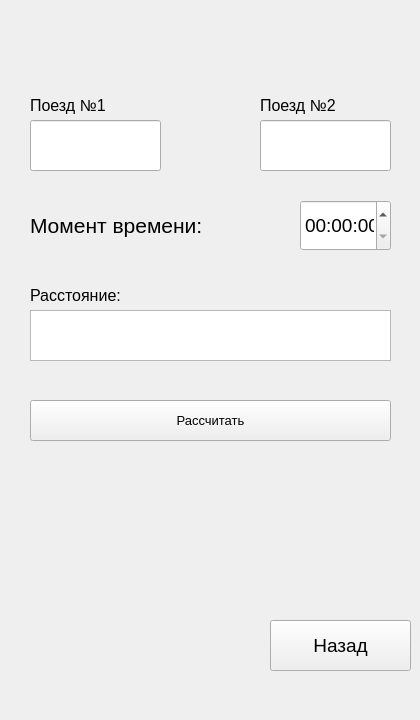
<?xml version="1.0" encoding="UTF-8"?>
<ui version="4.0">
 <class>Form</class>
 <widget class="QWidget" name="Form">
  <property name="geometry">
   <rect>
    <x>0</x>
    <y>0</y>
    <width>420</width>
    <height>720</height>
   </rect>
  </property>
  <property name="windowTitle">
   <string>Расстояние</string>
  </property>
  <widget class="QLineEdit" name="Train1">
   <property name="geometry">
    <rect>
     <x>30</x>
     <y>120</y>
     <width>131</width>
     <height>51</height>
    </rect>
   </property>
   <property name="font">
    <font>
     <pointsize>12</pointsize>
    </font>
   </property>
  </widget>
  <widget class="QLineEdit" name="Train2">
   <property name="geometry">
    <rect>
     <x>260</x>
     <y>120</y>
     <width>131</width>
     <height>51</height>
    </rect>
   </property>
   <property name="font">
    <font>
     <pointsize>12</pointsize>
    </font>
   </property>
  </widget>
  <widget class="QLabel" name="label">
   <property name="geometry">
    <rect>
     <x>30</x>
     <y>90</y>
     <width>131</width>
     <height>31</height>
    </rect>
   </property>
   <property name="font">
    <font>
     <pointsize>12</pointsize>
    </font>
   </property>
   <property name="text">
    <string>Поезд №1</string>
   </property>
  </widget>
  <widget class="QLabel" name="label_2">
   <property name="geometry">
    <rect>
     <x>260</x>
     <y>90</y>
     <width>131</width>
     <height>31</height>
    </rect>
   </property>
   <property name="font">
    <font>
     <pointsize>12</pointsize>
    </font>
   </property>
   <property name="text">
    <string>Поезд №2</string>
   </property>
  </widget>
  <widget class="QTimeEdit" name="timeEdit">
   <property name="geometry">
    <rect>
     <x>300</x>
     <y>200</y>
     <width>91</width>
     <height>51</height>
    </rect>
   </property>
   <property name="font">
    <font>
     <pointsize>14</pointsize>
    </font>
   </property>
  </widget>
  <widget class="QLabel" name="label_3">
   <property name="geometry">
    <rect>
     <x>30</x>
     <y>200</y>
     <width>261</width>
     <height>51</height>
    </rect>
   </property>
   <property name="font">
    <font>
     <pointsize>16</pointsize>
    </font>
   </property>
   <property name="text">
    <string>Момент времени:</string>
   </property>
  </widget>
  <widget class="QPushButton" name="ComleteBut">
   <property name="geometry">
    <rect>
     <x>30</x>
     <y>400</y>
     <width>361</width>
     <height>41</height>
    </rect>
   </property>
   <property name="font">
    <font>
     <pointsize>10</pointsize>
    </font>
   </property>
   <property name="cursor">
    <cursorShape>OpenHandCursor</cursorShape>
   </property>
   <property name="text">
    <string>Рассчитать</string>
   </property>
  </widget>
  <widget class="QTextBrowser" name="ResultText">
   <property name="geometry">
    <rect>
     <x>30</x>
     <y>310</y>
     <width>361</width>
     <height>51</height>
    </rect>
   </property>
   <property name="font">
    <font>
     <pointsize>14</pointsize>
    </font>
   </property>
  </widget>
  <widget class="QLabel" name="label_4">
   <property name="geometry">
    <rect>
     <x>30</x>
     <y>280</y>
     <width>361</width>
     <height>31</height>
    </rect>
   </property>
   <property name="font">
    <font>
     <pointsize>12</pointsize>
    </font>
   </property>
   <property name="text">
    <string>Расстояние:</string>
   </property>
  </widget>
  <widget class="QPushButton" name="BackButton">
   <property name="geometry">
    <rect>
     <x>270</x>
     <y>620</y>
     <width>141</width>
     <height>51</height>
    </rect>
   </property>
   <property name="font">
    <font>
     <family>MS Shell Dlg 2</family>
     <pointsize>14</pointsize>
    </font>
   </property>
   <property name="cursor">
    <cursorShape>OpenHandCursor</cursorShape>
   </property>
   <property name="text">
    <string>Назад</string>
   </property>
  </widget>
  <widget class="QLabel" name="error_label">
   <property name="geometry">
    <rect>
     <x>40</x>
     <y>530</y>
     <width>341</width>
     <height>81</height>
    </rect>
   </property>
   <property name="font">
    <font>
     <family>MS Sans Serif</family>
     <pointsize>12</pointsize>
     <weight>75</weight>
     <bold>true</bold>
    </font>
   </property>
   <property name="text">
    <string/>
   </property>
  </widget>
 </widget>
 <resources/>
 <connections/>
</ui>
